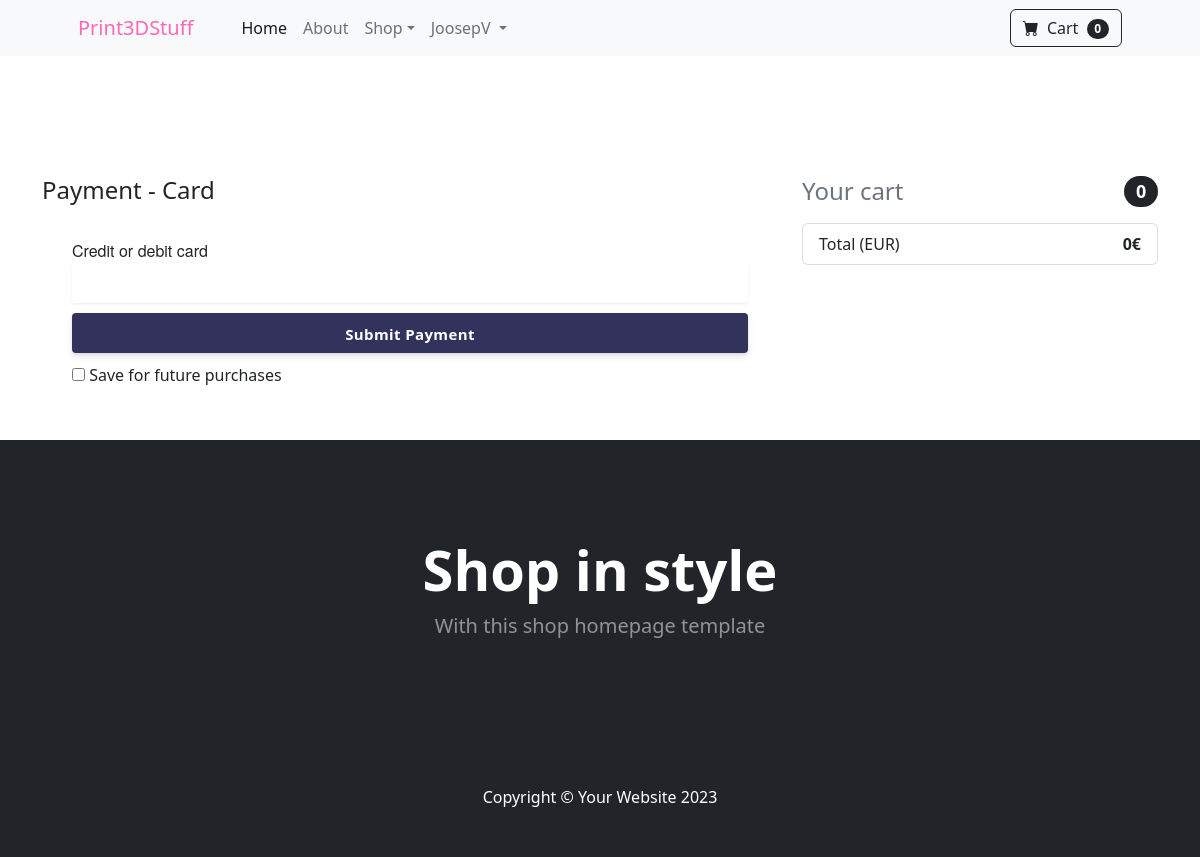
The app's page /payment/ (signed in), older data.
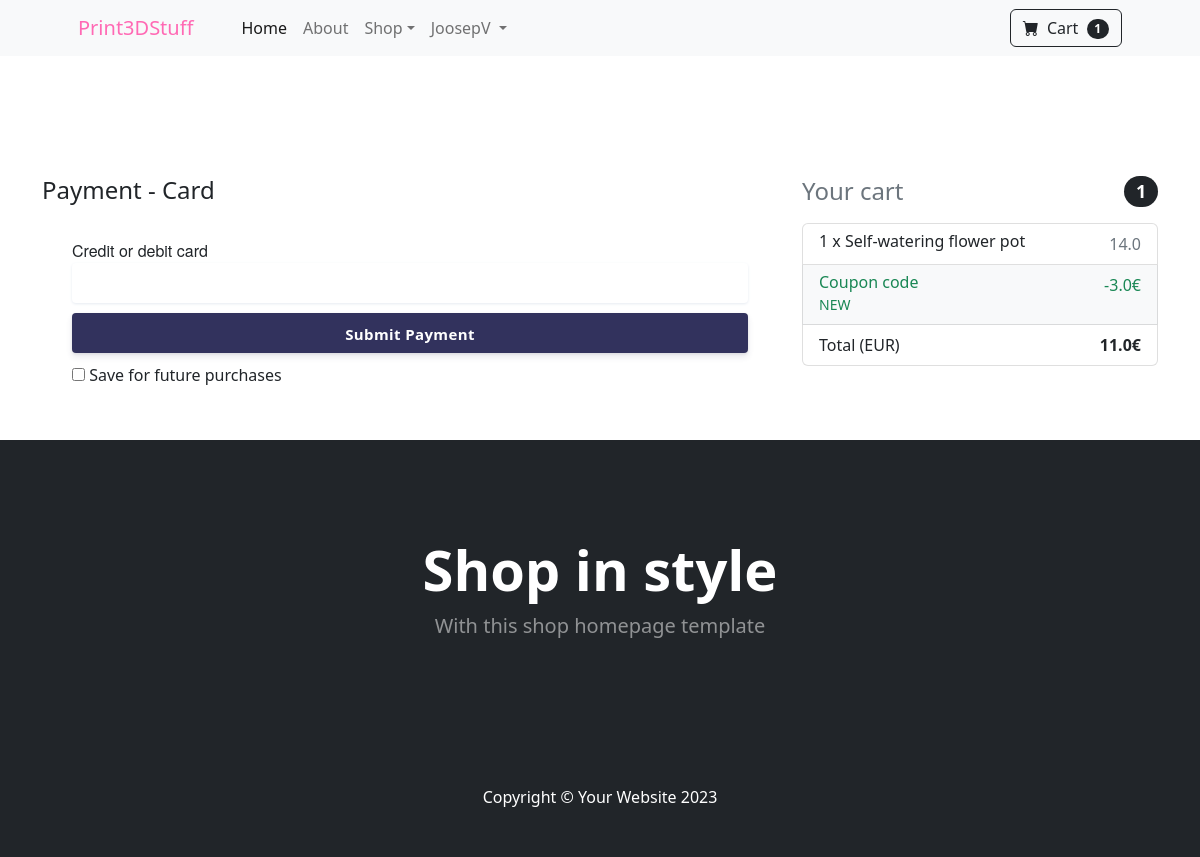
The same page, newer data.
### mainapp/models.py (models this page shows, shortened)
class Order(models.Model):
    user = models.ForeignKey(User, on_delete=models.CASCADE)
    order_ref = models.CharField(max_length=20)
    items = models.ManyToManyField(OrderItem)
    ordered_date = models.DateTimeField()
    ordered = models.BooleanField(default=False)
    billing_address = models.ForeignKey('BillingAddress', on_delete=models.SET_NULL, blank=True, null=True)
    coupon = models.ForeignKey('Coupon', on_delete=models.SET_NULL, blank=True, null=True)
    payment = models.ForeignKey('Payment', on_delete=models.SET_NULL, blank=True, null=True)
    delivered = models.BooleanField(default=False)
    received = models.BooleanField(default=False)
    refund_requested = models.BooleanField(default=False)
    refund_granted = models.BooleanField(default=False)
    def total_price(self):
        total = 0
        for order_item in self.items.all():
            total += order_item.final_price()
        if self.coupon:
            total -= self.coupon.amount
        return total

class OrderItem(models.Model):
    user = models.ForeignKey(User, on_delete=models.CASCADE)
    ordered = models.BooleanField(default=False)
    item = models.ForeignKey(Item, on_delete=models.CASCADE)
    quantity = models.IntegerField(default=1)
    def total_item_discount_price(self):
        return self.quantity * self.item.discount_price
    def final_price(self):
        if self.item.discount_price:
            return self.total_item_discount_price()
        else:
            return self.total_item_price()

class Item(models.Model):
    title = models.CharField(max_length=100)
    price = models.FloatField()
    discount_price = models.FloatField(blank=True, null=True)
    category = models.CharField(choices=CATEGORY_CHOICES, max_length=5)
    slug = models.SlugField()
    description = models.TextField()
    image = models.ImageField()

class Coupon(models.Model):
    code = models.CharField(max_length=100)
    amount = models.FloatField()

### mainapp/views.py (the view)
# urls.py: path('payment/', views.PaymentView.as_view(), name='payment'),
class PaymentView(View):
    def get(self, *args, **kwargs):
        order = Order.objects.get(user=self.request.user, ordered=False)
        if order.billing_address:
            context = {
                'order': order,
                'display_coupon_form': False
            }
            return render(self.request, "payment.html", context)
        else:
            messages.warning(self.request, 'Please add your billing address')
            return redirect("mainapp:shipping")

### mainapp/templatetags/cart_template.py (called while the page is built)
@register.filter(name="cart_count")
def cart_count(user):
    if user.is_authenticated:
        query_set = Order.objects.filter(user=user, ordered=False)
        if query_set.exists():
            return query_set[0].items.count()
        return 0

### templates/payment.html (shortened to what this page needs)
{% extends 'base.html' %}
{% load static %}
{% block content %}
<link href="{% static 'css/payment.css' %}" rel="stylesheet" />
<section class="py-5 container">
   <div class="row">
       <div class="col-md-8">
           <h4 class="mb-4">Payment - Card</h4>
           <div class="new-card-form">
              <form action="." method="post" class="stripe-form" id="stripe-form">
                  <div class="stripe-form-row" id="creditCard">
                      <label for="card-element" id="stripeBtnLabel">
                          Credit or debit card
                      </label>
                      <div id="card-element" class="StripeElement StripeElement--empty">
                          <div class="__PrivateStripeElement" style="margin: 0px !important; padding: 0px !important; border: none !important; display: block !important; background: transparent !important; position: relative !important; opacity: 1 !important;">
                              <iframe frameborder="0" allowtransparency="true" scrolling="no" name="__privateStripeFrame5" allowpaymentrequest="true" src="https://js.stripe.com/v3/elements-inner-card-19066928f2ed1ba3ffada645e45f5b50.html#style[base][color]=%2332325d&amp;style[base][fontFamily]=%22Helvetica+Neue%22%2C+Helvetica%2C+sans-serif&amp;style[base][fontSmoothing]=antialiased&amp;style[base][fontSize]=16px&amp;style[base][::placeholder][color]=%23aab7c4&amp;style[invalid][color]=%23fa755a&amp;style[invalid][iconColor]=%23fa755a&amp;componentName=card&amp;wait=false&amp;rtl=false&amp;keyMode=test&amp;origin=https%3A%2F%2Fstripe.com&amp;referrer=https%3A%2F%2Fstripe.com%2Fdocs%2Fstripe-js&amp;controllerId=__privateStripeController1" title="Secure payment input frame" style="border: none !important; margin: 0px !important; padding: 0px !important; width: 1px !important; min-width: 100% !important; overflow: hidden !important; display: block !important; height: 19.2px;"></iframe>
                          </div>
                      </div>
                  </div>
                  <div class="stripe-form-row">
                    <button id="stripeBtn">Submit Payment</button>
                  </div>
                  <div class="stripe-form-row">
                    <div class="custom-control custom-checkbox">
                      <input type="checkbox" class="custom-control-input" name="save" id="save_card_info">
                      <label class="custom-control-label" for="save_card_info">Save for future purchases</label>
                    </div>
                  </div>
                  <div id="card-errors" role="alert"></div>
              </form>
            </div>
       </div>
       <div class="col-md-4">
           {% include 'cart_snippet.html' %}
       </div>
   </div>
</section>
{% endblock %}

### templates/base.html (shortened to what this page needs)
{% load static %}
{% load cart_template %}
<!DOCTYPE html>
<html lang="en">
    <head>
        <link href="https://cdn.jsdelivr.net/npm/bootstrap-icons@1.5.0/font/bootstrap-icons.css" rel="stylesheet" />
        <link href="{% static 'css/styles.css' %}" rel="stylesheet" />
    </head>
    <body>
        <nav class="navbar navbar-expand-lg navbar-light bg-light">
            <div class="container px-4 px-lg-5">
                <a class="navbar-brand" style="color: hotpink;" href="{% url 'mainapp:index' %}">Print3DStuff</a>
                <div class="collapse navbar-collapse" id="navbarSupportedContent">
                    <ul class="navbar-nav me-auto mb-2 mb-lg-0 ms-lg-4">
                        <li class="nav-item"><a class="nav-link active" aria-current="page" href="{% url 'mainapp:index' %}">Home</a></li>
                        <li class="nav-item"><a class="nav-link" href="{% url 'mainapp:about' %}">About</a></li>
                        <li class="nav-item dropdown">
                            <a class="nav-link dropdown-toggle" id="navbarDropdown" href="#" role="button" data-bs-toggle="dropdown" aria-expanded="false">Shop</a>
                        </li>
                        {% if user.is_authenticated %}
                        <li class="nav-item dropdown">
                            <a class="nav-link dropdown-toggle" href="#" role="button" data-bs-toggle="dropdown" aria-expanded="false">
                                {{ user.get_username }}
                            </a>
                        </li>
                        {% else %}
                            <li class="nav-item"><a class="nav-link active" href="{% url 'accounts:login' %}">Sign in</a></li>
                        {% endif %}
                    </ul>
                    <form class="d-flex">
                        <a class="btn btn-outline-dark" href="{% url 'mainapp:summary' %}" type="submit">
                            <i class="bi-cart-fill me-1"></i>
                            Cart
                            <span class="badge bg-dark text-white ms-1 rounded-pill">
                                {% if user.is_authenticated %}
                                    {{ user|cart_count }}
                                {% else %}
                                    0
                                {% endif %}
                            </span>
                        </a>
                    </form>
                </div>
            </div>
        </nav>
        <div class="mt-5 pt-4">
        </div>
        {% block content %}
        {% endblock %}
        <header class="bg-dark py-5">
            <div class="container px-4 px-lg-5 my-5">
                <div class="text-center text-white">
                    <h1 class="display-4 fw-bolder">Shop in style</h1>
                    <p class="lead fw-normal text-white-50 mb-0">With this shop homepage template</p>
                </div>
            </div>
        </header>
        <footer class="py-5 bg-dark">
            <div class="container"><p class="m-0 text-center text-white">Copyright &copy; Your Website 2023</p></div>
        </footer>
    </body>
</html>

### templates/cart_snippet.html (shortened to what this page needs)
<h4 class="d-flex justify-content-between align-items-center mb-3">
  <span class="text-muted">Your cart</span>
  <span class="badge bg-dark text-white ms-1 rounded-pill">{{ order.items.count }}</span>
</h4>
<ul class="list-group mb-3 z-depth-1">
  {% for order_item in order.items.all %}
  <li class="list-group-item d-flex justify-content-between lh-condensed">
    <div>
      <h6 class="my-0">{{ order_item.quantity }} x {{ order_item.item.title }}</h6>
    </div>
    <span class="text-muted">{{ order_item.final_price }}</span>
  </li>
  {% endfor %}
  {% if order.coupon %}
  <li class="list-group-item d-flex justify-content-between bg-light">
    <div class="text-success">
      <h6 class="my-0">Coupon code</h6>
      <small>{{ order.coupon.code }}</small>
    </div>
    <span class="text-success">-{{ order.coupon.amount }}€</span>
  </li>
  {% endif %}
  <li class="list-group-item d-flex justify-content-between">
    <span>Total (EUR)</span>
    <strong>{{ order.total_price }}€</strong>
  </li>
</ul>

Row changes from the older to the newer data that the page shows:
changed Order: items.count "0" → "1"; coupon_id empty → 2 (drawn); coupon.code (not shown) → "NEW"; coupon.amount (not shown) → "3.0"; total_price "0" → "11.0"
added OrderItem: quantity "1", item "Self-watering flower pot", final_price "14.0"
Text that changed along with them:
{{ user|cart_count }}: "0" → "1"
text now shown: "Coupon code - €"
